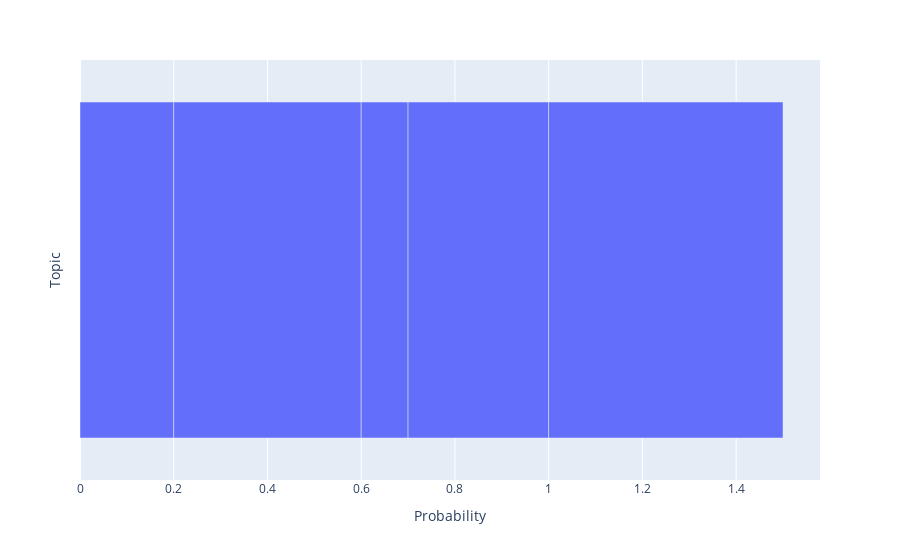

Source (notebook cell):
### Code cell
# Sample data creation
topic_probs_words = {'Topic': ['Topic A', 'Topic B', 'Topic C', 'Topic D', 'Topic E'],
                     'Probability': [0.2, 0.4, 0.1, 0.3, 0.5]}

df = pd.DataFrame(topic_probs_words)

# Set the maximum length of y-axis labels
max_label_length = 4
df['TruncatedTopic'] = df['Topic'].apply(lambda x: x[:max_label_length])

fig = px.bar(df, x='Probability', y='TruncatedTopic', orientation='h')

# Update y-axis labels
fig.update_yaxes(ticktext=df['TruncatedTopic'], tickvals=df['Topic'], title_text='Topic')

fig.show()

### Figure 1 — Plotly figure (JSON) as saved in the notebook; plotly's stock layout.template omitted (floating-point values rounded to 4 significant figures)
{"data": [{"alignmentgroup": "True", "hovertemplate": "Probability=%{x}<br>TruncatedTopic=%{y}<extra></extra>", "legendgroup": "", "marker": {"color": "#636efa", "pattern": {"shape": ""}}, "name": "", "offsetgroup": "", "orientation": "h", "showlegend": false, "textposition": "auto", "type": "bar", "x": [0.2, 0.4, 0.1, 0.3, 0.5], "xaxis": "x", "y": ["Topi", "Topi", "Topi", "Topi", "Topi"], "yaxis": "y"}], "layout": {"barmode": "relative", "legend": {"tracegroupgap": 0}, "margin": {"t": 60}, "xaxis": {"anchor": "y", "domain": [0, 1], "title": {"text": "Probability"}}, "yaxis": {"anchor": "x", "domain": [0, 1], "ticktext": ["Topi", "Topi", "Topi", "Topi", "Topi"], "tickvals": ["Topic A", "Topic B", "Topic C", "Topic D", "Topic E"], "title": {"text": "Topic"}}}}
